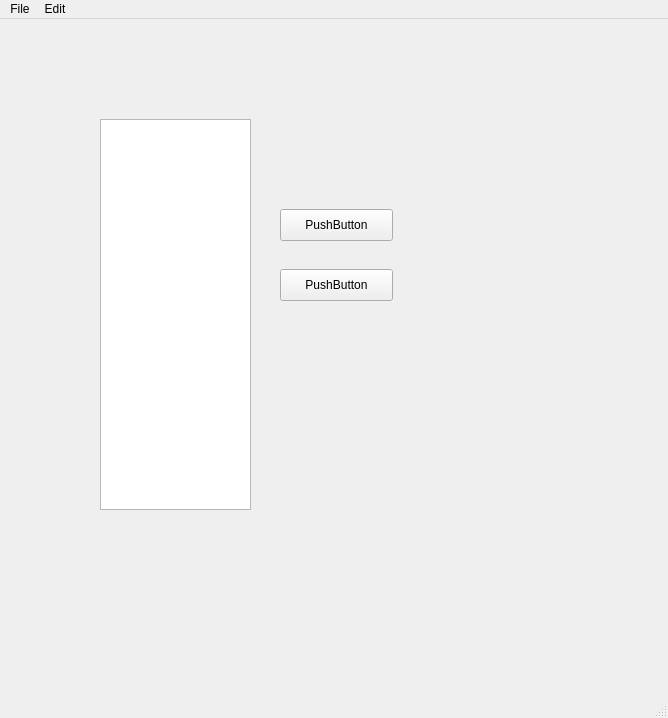
<?xml version="1.0" encoding="UTF-8"?>
<ui version="4.0">
 <class>MainWindow</class>
 <widget class="QMainWindow" name="MainWindow">
  <property name="geometry">
   <rect>
    <x>0</x>
    <y>0</y>
    <width>668</width>
    <height>718</height>
   </rect>
  </property>
  <property name="windowTitle">
   <string>MainWindow</string>
  </property>
  <widget class="QWidget" name="centralwidget">
   <widget class="QListView" name="listView">
    <property name="geometry">
     <rect>
      <x>100</x>
      <y>100</y>
      <width>151</width>
      <height>391</height>
     </rect>
    </property>
   </widget>
   <widget class="QPushButton" name="pushButton">
    <property name="geometry">
     <rect>
      <x>280</x>
      <y>190</y>
      <width>113</width>
      <height>32</height>
     </rect>
    </property>
    <property name="text">
     <string>PushButton</string>
    </property>
   </widget>
   <widget class="QPushButton" name="pushButton_2">
    <property name="geometry">
     <rect>
      <x>280</x>
      <y>250</y>
      <width>113</width>
      <height>32</height>
     </rect>
    </property>
    <property name="text">
     <string>PushButton</string>
    </property>
   </widget>
  </widget>
  <widget class="QStatusBar" name="statusbar"/>
  <widget class="QMenuBar" name="menuBar">
   <property name="geometry">
    <rect>
     <x>0</x>
     <y>0</y>
     <width>668</width>
     <height>22</height>
    </rect>
   </property>
   <widget class="QMenu" name="menuFile">
    <property name="geometry">
     <rect>
      <x>266</x>
      <y>133</y>
      <width>126</width>
      <height>46</height>
     </rect>
    </property>
    <property name="autoFillBackground">
     <bool>true</bool>
    </property>
    <property name="title">
     <string>File</string>
    </property>
   </widget>
   <widget class="QMenu" name="menuedit">
    <property name="geometry">
     <rect>
      <x>301</x>
      <y>133</y>
      <width>126</width>
      <height>46</height>
     </rect>
    </property>
    <property name="title">
     <string>Edit</string>
    </property>
   </widget>
   <addaction name="menuFile"/>
   <addaction name="menuedit"/>
  </widget>
  <action name="actions">
   <property name="text">
    <string>s</string>
   </property>
  </action>
 </widget>
 <resources/>
 <connections/>
</ui>
